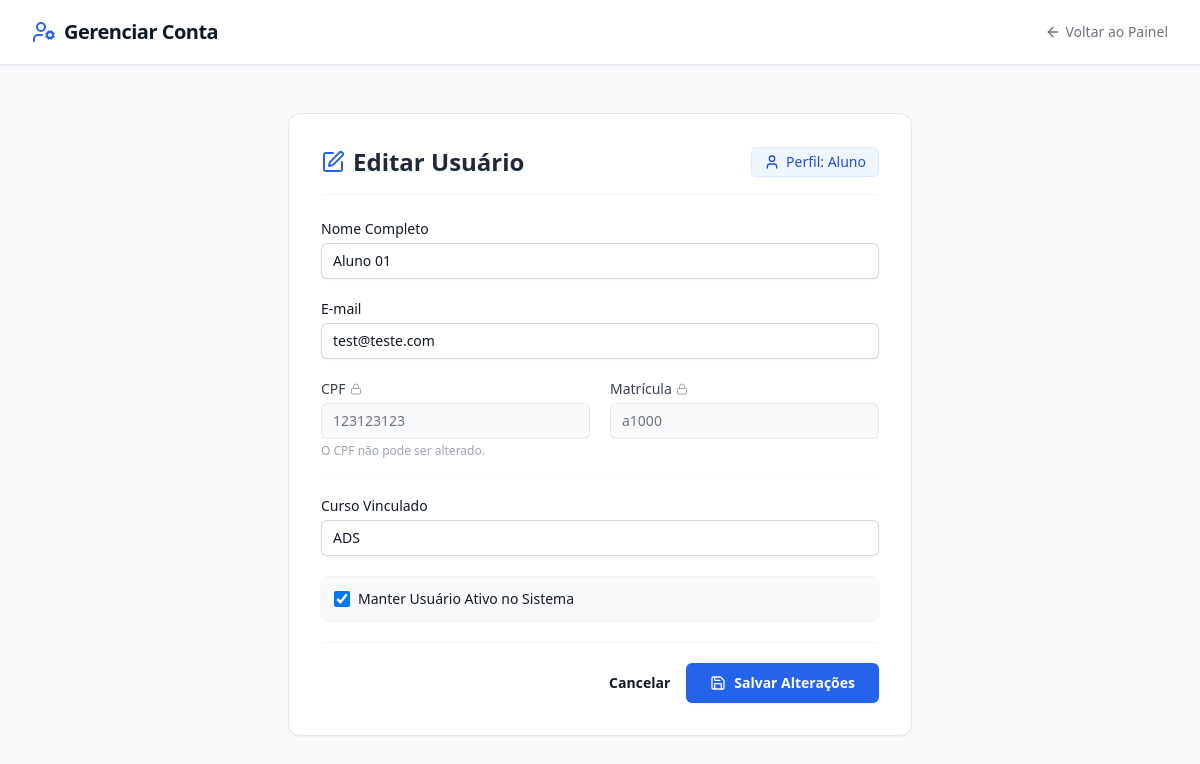
Page /usuarios/editar/1/ on the committed database.
### usuarios/models.py (models this page shows, shortened)
class Usuario(models.Model):
    __table_name__ = 'usuarios'  # Nome explícito da tabela para clareza e controle
    nome = models.CharField(max_length=150)
    cpf = models.CharField(max_length=11, unique=True)
    email = models.EmailField(unique=True)
    matricula = models.CharField(max_length=20, unique=True)
    ativo = models.BooleanField(default=True)
    @property
    def tipo_usuario(self) -> str:
        if hasattr(self, 'aluno'):
            return 'Aluno'
        if hasattr(self, 'professor'):
            return 'Professor'
        return 'Administrador'

class Aluno(Usuario):
    curso = models.CharField(max_length=100)

class Usuario(models.Model):
    __table_name__ = 'usuarios'  # Nome explícito da tabela para clareza e controle
    nome = models.CharField(max_length=150)
    cpf = models.CharField(max_length=11, unique=True)
    email = models.EmailField(unique=True)
    matricula = models.CharField(max_length=20, unique=True)
    ativo = models.BooleanField(default=True)
    @property
    def tipo_usuario(self) -> str:
        if hasattr(self, 'aluno'):
            return 'Aluno'
        if hasattr(self, 'professor'):
            return 'Professor'
        return 'Administrador'

### usuarios/views.py (the view, shortened to what this page needs)
# urls.py: path('editar/<int:usuario_id>/', views.editar_usuario, name='editar_usuario'),
def editar_usuario(request, usuario_id):
    usuario_base = get_object_or_404(Usuario, id=usuario_id)
    usuario = getattr(usuario_base, 'aluno', getattr(usuario_base, 'professor', usuario_base))
    return render(request, 'usuarios/partials/editar_usuario.html', {'usuario': usuario})

### usuarios/templates/usuarios/partials/editar_usuario.html (shortened to what this page needs)
<!DOCTYPE html>
<html lang="pt-BR">
<head>
    <script src="https://cdn.tailwindcss.com"></script>
</head>
<body class="bg-gray-50 font-sans text-slate-800 min-h-screen">
    <nav class="bg-white shadow-sm border-b border-gray-200">
        <div class="max-w-7xl mx-auto px-4 sm:px-6 lg:px-8 h-16 flex items-center justify-between">
            <div class="flex items-center gap-2">
                <i data-lucide="user-cog" class="text-blue-600"></i>
                <span class="font-bold text-xl tracking-tight text-slate-900">Gerenciar Conta</span>
            </div>
            <div>
                <a href="{% url 'usuarios:painel_usuarios' %}" class="text-sm font-medium text-gray-500 hover:text-blue-600 flex items-center gap-1 transition-colors">
                    <i data-lucide="arrow-left" class="w-4 h-4"></i> Voltar ao Painel
                </a>
            </div>
        </div>
    </nav>
    <main class="max-w-2xl mx-auto py-12 px-4 sm:px-6">
        <div class="bg-white p-8 rounded-xl shadow-sm border border-gray-200">
            <div class="mb-6 border-b border-gray-100 pb-4 flex justify-between items-center">
                <h2 class="text-2xl font-bold flex items-center gap-2">
                    <i data-lucide="edit" class="text-blue-600"></i> Editar Usuário
                </h2>
                <span class="inline-flex items-center gap-1.5 py-1 px-3 rounded-md text-sm font-medium bg-blue-50 text-blue-700 border border-blue-100">
                    <i data-lucide="{% if usuario.tipo_usuario == 'Professor' %}graduation-cap{% else %}user{% endif %}" class="w-4 h-4"></i>
                    Perfil: {{ usuario.tipo_usuario }}
                </span>
            </div>
            <form method="POST" action="{% url 'usuarios:editar_usuario' usuario.id %}" class="space-y-5">
                <div class="grid grid-cols-1 sm:grid-cols-2 gap-5">
                    <div class="sm:col-span-2">
                        <label class="block text-sm font-medium text-gray-900">Nome Completo</label>
                        <input type="text" name="nome" value="{{ usuario.nome }}" required
                               class="mt-1 block w-full rounded-md border-0 py-2 px-3 text-gray-900 ring-1 ring-inset ring-gray-300 focus:ring-2 focus:ring-blue-600 sm:text-sm shadow-sm">
                    </div>
                    <div class="sm:col-span-2">
                        <label class="block text-sm font-medium text-gray-900">E-mail</label>
                        <input type="email" name="email" value="{{ usuario.email }}" required
                               class="mt-1 block w-full rounded-md border-0 py-2 px-3 text-gray-900 ring-1 ring-inset ring-gray-300 focus:ring-2 focus:ring-blue-600 sm:text-sm shadow-sm">
                    </div>
                    <div>
                        <label class="block text-sm font-medium text-gray-700 flex items-center gap-1">
                            CPF <i data-lucide="lock" class="w-3 h-3 text-gray-400" title="Campo protegido"></i>
                        </label>
                        <input type="text" value="{{ usuario.cpf }}" disabled
                               class="mt-1 block w-full rounded-md border-0 py-2 px-3 bg-gray-50 text-gray-500 ring-1 ring-inset ring-gray-200 sm:text-sm cursor-not-allowed">
                        <p class="text-xs text-gray-400 mt-1">O CPF não pode ser alterado.</p>
                    </div>
                    <div>
                        <label class="block text-sm font-medium text-gray-700 flex items-center gap-1">
                            Matrícula <i data-lucide="lock" class="w-3 h-3 text-gray-400" title="Campo protegido"></i>
                        </label>
                        <input type="text" value="{{ usuario.matricula }}" disabled
                               class="mt-1 block w-full rounded-md border-0 py-2 px-3 bg-gray-50 text-gray-500 ring-1 ring-inset ring-gray-200 sm:text-sm cursor-not-allowed">
                    </div>
                </div>
                <div class="mt-4 pt-4 border-t border-gray-50">
                    {% if usuario.tipo_usuario == 'Aluno' %}
                        <div>
                            <label class="block text-sm font-medium text-gray-900">Curso Vinculado</label>
                            <input type="text" name="curso" value="{{ usuario.curso }}" required
                                   class="mt-1 block w-full rounded-md border-0 py-2 px-3 text-gray-900 ring-1 ring-inset ring-gray-300 focus:ring-2 focus:ring-blue-600 sm:text-sm shadow-sm">
                        </div>
                    {% endif %}
                </div>
                <div class="flex items-center gap-2 mt-6 bg-gray-50 p-3 rounded-lg border border-gray-100">
                    <input type="checkbox" name="ativo" id="ativo" {% if usuario.ativo %}checked{% endif %}
                           class="h-4 w-4 rounded border-gray-300 text-blue-600 focus:ring-blue-600">
                    <label for="ativo" class="text-sm font-medium text-gray-900 cursor-pointer">
                        Manter Usuário Ativo no Sistema
                    </label>
                </div>
                <div class="mt-8 flex items-center justify-end gap-x-4 border-t border-gray-100 pt-5">
                    <a href="{% url 'usuarios:painel_usuarios' %}" class="text-sm font-semibold text-gray-900 hover:text-gray-600 transition-colors">
                        Cancelar
                    </a>
                    <button type="submit" class="inline-flex items-center gap-2 rounded-md bg-blue-600 px-6 py-2.5 text-sm font-semibold text-white shadow-sm hover:bg-blue-500 transition-colors">
                        <i data-lucide="save" class="w-4 h-4"></i> Salvar Alterações
                    </button>
                </div>
            </form>
        </div>
    </main>
</body>
</html>

### rows in the picture
Aluno: tipo_usuario "Aluno", curso "ADS"
Usuario: nome "Aluno 01", email "test@teste.com", cpf "123123123", matricula "a1000", ativo "☑"
